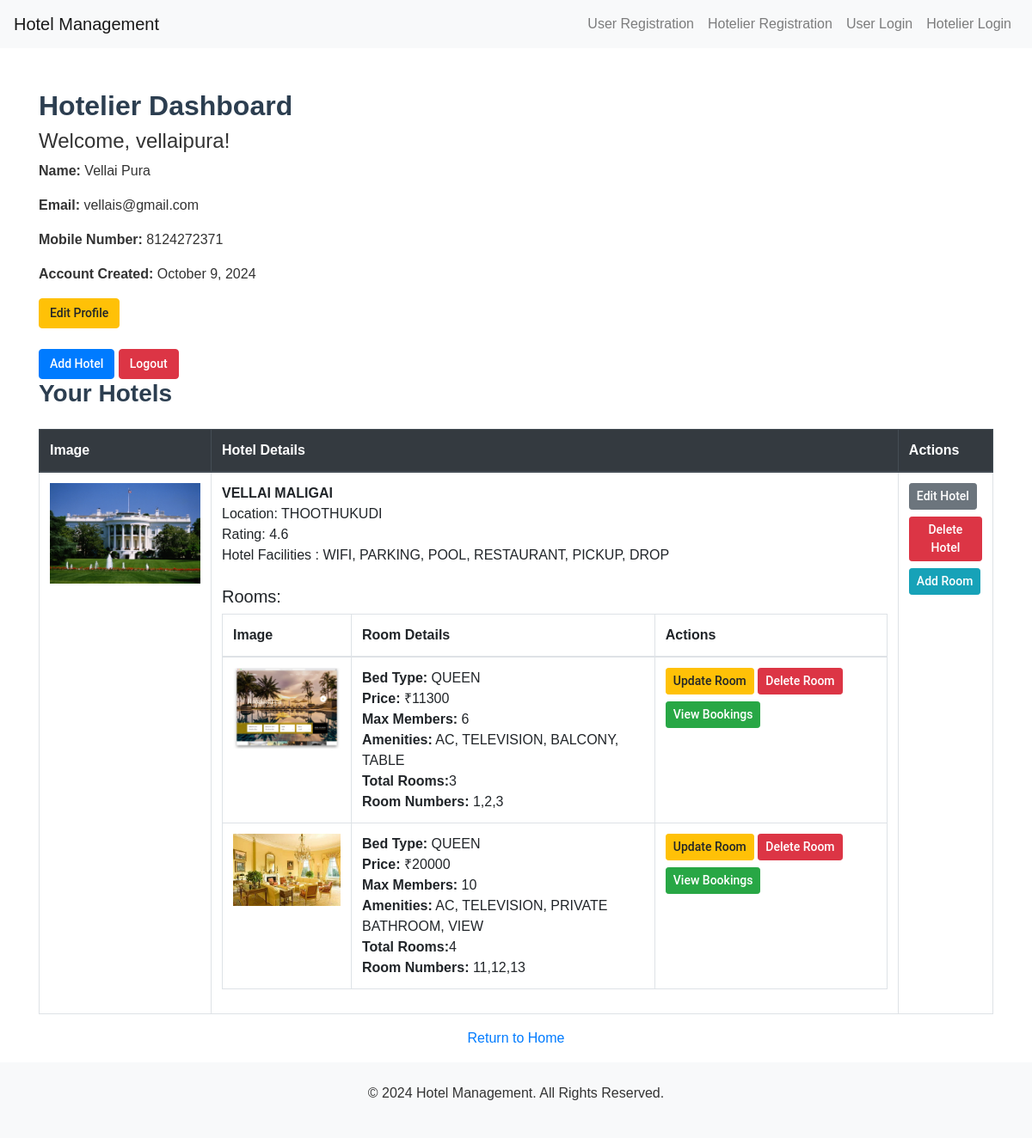
/hotelier/dashboard/ (signed in), run on the app's committed database.
### hotel/models.py (models this page shows, shortened)
class CustomUser(AbstractUser):
    name=models.CharField(max_length=255)
    mobile_number = models.CharField(max_length=15)
    gmail_id = models.EmailField(max_length=254)
    is_hotelier = models.BooleanField(default=False)

class Hotel(models.Model):
    name = models.CharField(max_length=100)
    location = models.CharField(max_length=255)
    ratings = models.DecimalField(max_digits=3, decimal_places=1)
    hotel_facilities = models.TextField(null=True, blank=True)
    image = models.ImageField(upload_to='hotels/')
    hotelier = models.ForeignKey(CustomUser, on_delete=models.CASCADE,default=1)

class Room(models.Model):
    SINGLE = 'Single'
    DOUBLE = 'Double'
    KING = 'King'
    QUEEN = 'Queen'
    BED_TYPE_CHOICES = [
        (SINGLE, 'Single'),
        (DOUBLE, 'Double'),
        (KING, 'King'),
        (QUEEN, 'Queen'),
    ]
    hotel = models.ForeignKey(Hotel, on_delete=models.CASCADE,default=1)
    price = models.IntegerField()
    max_members = models.IntegerField()
    amenities = models.TextField()
    total_rooms = models.IntegerField(default=0)
    room_number = models.CharField(max_length=50,default='None')
    bed_type = models.CharField(max_length=50,choices=BED_TYPE_CHOICES, null=False, blank=False)
    image = models.ImageField(upload_to='rooms/')

### hotel/views.py (the view)
# urls.py: path('hotelier/dashboard/', views.hotelier_dashboard, name='hotelier_dashboard'),
def hotelier_dashboard(request):
        hotels = Hotel.objects.filter(hotelier=request.user)
        return render(request,"hotelier_dashboard.html",{'hotels': hotels})

### Template/hotelier_dashboard.html (shortened to what this page needs)
{% extends 'base.html' %}
{% load static %}
{% block content %}
<h2>Hotelier Dashboard</h2>
<div class="mb-4">
    <h4>Welcome, {{ user.username }}!</h4>
    <p><strong>Name:</strong> {{ user.name }}</p>
    <p><strong>Email:</strong> {{ user.gmail_id }}</p>
    <p><strong>Mobile Number:</strong> {{ user.mobile_number }}</p>
    <p><strong>Account Created:</strong> {{ user.date_joined|date:"F j, Y" }}</p>
    <p><a href="{% url 'hotel:edit_profile_hotelier' %}" class="btn btn-warning">Edit Profile</a></p>
</div>
<a href="{% url 'hotel:add_hotel' %}" class="btn btn-primary">Add Hotel</a>
<a href="{% url 'hotel:user_logout' %}" class="btn btn-danger">Logout</a>
<h3>Your Hotels</h3>
{% if hotels %}
    <table class="table table-bordered mt-4">
        <thead class="thead-dark">
            <tr>
                <th>Image</th>
                <th>Hotel Details</th>
                <th>Actions</th>
            </tr>
        </thead>
        <tbody>
            {% for hotel in hotels %}
            <tr>
                <td style="width: 200px;">
                    {% if hotel.image %}
                        <img src="{{ hotel.image.url }}" alt="{{ hotel.name }}" style="width: 100%; height: auto;"/>
                    {% endif %}
                </td>
                <td>
                    <strong>{{ hotel.name }}</strong><br>
                    Location: {{ hotel.location }}<br>
                    Rating: {{ hotel.ratings }}<br>
                    Hotel Facilities : {{ hotel.hotel_facilities }}
                    <h5 class="mt-4">Rooms:</h5>
                    {% if hotel.room_set.all %}
                        <table class="table table-bordered">
                            <thead>
                                <tr>
                                    <th>Image</th>
                                    <th>Room Details</th>
                                    <th>Actions</th>
                                </tr>
                            </thead>
                            <tbody>
                                {% for room in hotel.room_set.all %}
                                <tr>
                                    <td style="width: 150px;">
                                        {% if room.image %}
                                            <img src="{{ room.image.url }}" alt="Room Image" style="width: 100%; height: auto;"/>
                                        {% endif %}
                                    </td>
                                    <td>
                                        <strong>Bed Type:</strong> {{ room.bed_type }}<br>
                                        <strong>Price:</strong> ₹{{ room.price }}<br>
                                        <strong>Max Members:</strong> {{ room.max_members }}<br>
                                        <strong>Amenities:</strong> {{ room.amenities }}<br>
                                        <strong>Total Rooms:</strong>{{ room.total_rooms }} <br>
                                        <strong>Room Numbers:</strong> {{ room.room_number }}<br>
                                    </td>
                                    <td>
                                        <a href="{% url 'hotel:update_room' room.id %}" class="btn btn-sm btn-warning">Update Room</a>
                                        <a href="{% url 'hotel:delete_room' room.id %}" class="btn btn-sm btn-danger">Delete Room</a>
                                        <a href="{% url 'hotel:view_bookings' hotel.id %}" class="btn btn-sm btn-success mt-2">View Bookings</a>
                                    </td>
                                </tr>
                                {% endfor %}
                            </tbody>
                        </table>
                    {% else %}
                        <p>No rooms added yet for this hotel.</p>
                    {% endif %}
                </td>
                <td>
                    <a href="{% url 'hotel:update_hotel' hotel.id %}" class="btn btn-sm btn-secondary">Edit Hotel</a><br>
                    <a href="{% url 'hotel:delete_hotel' hotel.id %}" class="btn btn-sm btn-danger mt-2">Delete Hotel</a><br>
                    <a href="{% url 'hotel:add_room' hotel.id %}" class="btn btn-sm btn-info mt-2">Add Room</a>
                </td>
            </tr>
            {% endfor %}
        </tbody>
    </table>
{% else %}
    <p>You have not added any hotels yet.</p>
{% endif %}
<p class="text-center mt-3">
    <a href="{% url 'hotel:home' %}">Return to Home</a>
</p>
{% endblock %}

### Template/base.html (shortened to what this page needs)
{% load static %}
<!DOCTYPE html>
<html lang="en">
<head>
    <link href="https://stackpath.bootstrapcdn.com/bootstrap/4.5.2/css/bootstrap.min.css" rel="stylesheet">
    <link rel="stylesheet" href="https://cdnjs.cloudflare.com/ajax/libs/noUiSlider/14.6.3/nouislider.min.css">
    <link rel="stylesheet" href="{% static 'css/styles.css' %}">
</head>
<body>
    <nav class="navbar navbar-expand-lg navbar-light bg-light">
        <a class="navbar-brand" href="{% url 'hotel:home' %}">Hotel Management</a>
        <div class="collapse navbar-collapse">
            <ul class="navbar-nav ml-auto">
                <li class="nav-item"><a class="nav-link" href="{% url 'hotel:register_user' %}">User Registration</a></li>
                <li class="nav-item"><a class="nav-link" href="{% url 'hotel:register_hotelier' %}">Hotelier Registration</a></li>
                <li class="nav-item"><a class="nav-link" href="{% url 'hotel:user_login' %}">User Login</a></li>
                <li class="nav-item"><a class="nav-link" href="{% url 'hotel:hotelier_login' %}">Hotelier Login</a></li>
            </ul>
        </div>
    </nav>
    <div class="container mt-5">
        {% block content %}
        {% endblock %}
    </div>
    <footer class="text-center py-4">
        <p>&copy; 2024 Hotel Management. All Rights Reserved.</p>
    </footer>
</body>
</html>

### static/css/styles.css (style rules this page uses)
body { background-color: white; font-family: 'Poppins', sans-serif; font-size: 16px; color: #333; }
h2, h3 { font-family: 'Montserrat', sans-serif; font-weight: 700; color: #2c3e50; }
a.btn { font-family: 'Roboto', sans-serif; font-weight: 500; }
footer { background-color: #f8f9fa; padding: 10px; text-align: center; }
.btn { font-family: 'Roboto', sans-serif; font-size: 14px; font-weight: 500; }

### data on the page
CustomUser: username "vellaipura", name "Vellai Pura", gmail_id "vellais@gmail.com", mobile_number "8124272371", date_joined "October 9, 2024"
Hotel: image (picture), name "VELLAI MALIGAI", location "THOOTHUKUDI", ratings "4.6", hotel_facilities "WIFI, PARKING, POOL, RESTAURANT, PICKUP, DROP"
Room: image (picture), bed_type "QUEEN", price "11300", max_members "6", amenities "AC, TELEVISION, BALCONY, TABLE", total_rooms "3", room_number "1,2,3"
Room: image (picture), bed_type "QUEEN", price "20000", max_members "10", amenities "AC, TELEVISION, PRIVATE BATHROOM, VIEW", total_rooms "4", room_number "11,12,13"
